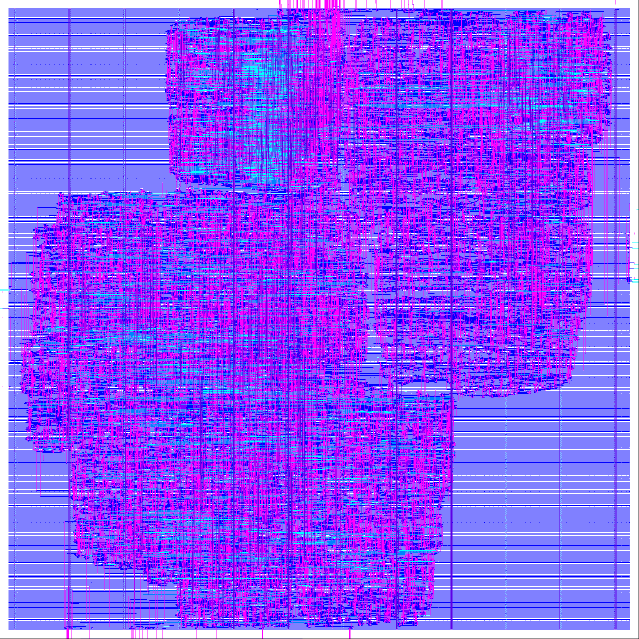
#> input picture visuals/v4_v6/00_hero_v6_gds_klayout.png, 1278 x 1278 px, given in place of 09a.png, which was not available (shown at 1/2 size)
$ python vis_caravel.py
#> lines starting #> are read from the running program, lines starting #| are printed output that depends on the picture
### physical_design/scripts/make_visuals.py
#!/usr/bin/env python3
"""Render REAL physical views (KLayout headless in the LibreLane image) and annotate with matplotlib.
Every PNG is produced from the DEF/GDS named in its caption; nothing is synthetic.
usage: make_visuals.py <spec_name|all>   (specs defined below; paths via env RUN_V4 RUN_FINAL GDS)"""
import json, os, subprocess, sys, re
import matplotlib; matplotlib.use("Agg")
import matplotlib.pyplot as plt, matplotlib.image as mpimg
from matplotlib.patches import Rectangle
H = os.path.expanduser("~"); OF = H + "/omega-fusion-tapeout"; VIS = OF + "/release/visuals"; TMP = VIS + "/_raw"
PDKV = "8afc8346a57fe1ab7934ba5a6056ea8b43078e71"; PDK = f"{H}/.ciel/ciel/sky130/versions/{PDKV}/sky130A"
IMG = "ghcr.io/librelane/librelane:3.0.11"
LEFS = [f"{PDK}/libs.ref/sky130_fd_sc_hd/techlef/sky130_fd_sc_hd__nom.tlef", f"{PDK}/libs.ref/sky130_fd_sc_hd/lef/sky130_fd_sc_hd.lef"]
os.makedirs(TMP, exist_ok=True)
RUNS = OF + "/openlane/omega_fusion_soc_v2/runs"
COL = {"li1": "#9a9a9a", "met1": "#2d6cdf", "met2": "#e0472b", "met3": "#2da84a", "met4": "#d9a400", "met5": "#8a3fc0"}

def klayout(path, views, lefs=True):
    """views: list of dict(out, layers, box, w, h)"""
#> (the call stopped at in klayout, `r = subprocess.run(cmd, capture_output=True, text=True)`: subprocess is not available in this run)
#> (the call stopped at in klayout, `r = subprocess.run(cmd, capture_output=True, text=True)`: subprocess is not available in this run)
    job = {"in": path, "lefs": LEFS if lefs else [], "views": views}
    jf = f"{TMP}/job_{abs(hash(path+str(views)))}.json"; json.dump(job, open(jf, "w"))
    cmd = ["docker", "run", "--rm", "--entrypoint", "", "-v", f"{H}:{H}", "-e", f"PDK={PDK}", "-e", f"HOME={H}", IMG,
           "klayout", "-zz", "-r", f"{OF}/release/scripts/render_klayout.py", "-rd", f"jobs={jf}"]
    r = subprocess.run(cmd, capture_output=True, text=True)
    if r.returncode or "saved" not in r.stdout: print(r.stdout[-500:], r.stderr[-800:]); raise SystemExit("klayout failed")

def annotate(raw, out, box, title, source, notes="", legend=None, extra=None, dpi=150):
#> called with dpi = 150
    img = mpimg.imread(raw)
#> img is the input picture: shape (1278, 1278, 3) float32; mean R, G, B 0.546, 0.326, 0.992
    fig, ax = plt.subplots(figsize=(11, 11.8), dpi=dpi)
    ax.imshow(img, extent=[box[0], box[2], box[1], box[3]], origin="upper", interpolation="nearest")
    ax.set_xlabel("x [µm]"); ax.set_ylabel("y [µm]")
    ax.set_title(title, fontsize=13, fontweight="bold", loc="left")
    if legend:
        from matplotlib.lines import Line2D
        ax.legend(handles=[Line2D([0], [0], color=c, lw=5, label=l) for l, c in legend], loc="upper right", fontsize=9, framealpha=.9)
    if extra: extra(ax)
    fig.text(0.01, 0.005, f"Source: {source}\n{notes}", fontsize=7.5, va="bottom", family="monospace")
    fig.subplots_adjust(bottom=0.09)
    fig.savefig(out, dpi=dpi); plt.close(fig); print("wrote", out)
#> after `fig.savefig(out, dpi=dpi)`:
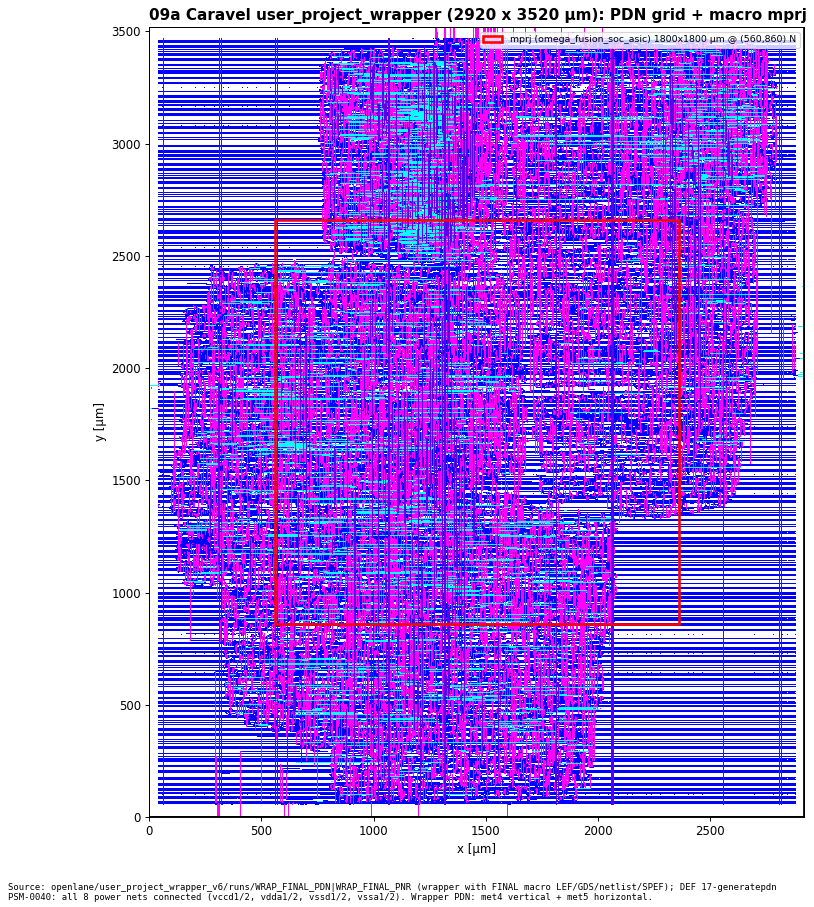
#> figure drawn by matplotlib, 1 panel

# [11 lines left out: function parse_def_pins, not called in this run]

def full_box(): return [0, 0, 1800, 1800]

### physical_design/scripts/vis_caravel.py
import sys; import os; sys.path.insert(0,os.path.dirname(os.path.abspath(__file__)))
from make_visuals import *
from matplotlib.patches import Rectangle
W = OF+"/openlane/user_project_wrapper_v6/runs/WRAP_FINAL_PNR"
pdn = OF+"/openlane/user_project_wrapper_v6/runs/WRAP_FINAL_PDN/17-openroad-generatepdn/user_project_wrapper.def"; drt = W+"/24-openroad-detailedrouting/user_project_wrapper.def"
lefs = LEFS+[OF+"/release/lef/omega_fusion_soc_asic.lef"]
import make_visuals; make_visuals.LEFS = lefs
box = [0,0,2920,3520]
klayout(pdn, [{"out":TMP+"/09a.png","layers":["met4","met5"],"box":box,"w":2200,"h":2650},{"out":TMP+"/09c.png","layers":["met1","met4","met5","OUTLINE"],"box":[500,800,800,1100],"w":2400,"h":2400}])
klayout(drt, [{"out":TMP+"/09b.png","layers":["met1","met2","met3","met4","met5"],"box":box,"w":2200,"h":2650}])
def mprj(ax):
    ax.add_patch(Rectangle((560,860),1800,1800,fill=False,ec="red",lw=2.2,label="mprj (omega_fusion_soc_asic) 1800x1800 µm @ (560,860) N"))
    ax.add_patch(Rectangle((0,0),2920,3520,fill=False,ec="black",lw=1.5)); ax.legend(loc="upper right",fontsize=8)
src = "openlane/user_project_wrapper_v6/runs/WRAP_FINAL_PDN|WRAP_FINAL_PNR (wrapper with FINAL macro LEF/GDS/netlist/SPEF)"
annotate(TMP+"/09a.png", VIS+"/09a_caravel_wrapper_pdn_mprj.png", box, "09a Caravel user_project_wrapper (2920 x 3520 µm): PDN grid + macro mprj", src+"; DEF 17-generatepdn", "PSM-0040: all 8 power nets connected (vccd1/2, vdda1/2, vssd1/2, vssa1/2). Wrapper PDN: met4 vertical + met5 horizontal.", [("met4","#d9a400"),("met5","#8a3fc0")], mprj)
annotate(TMP+"/09b.png", VIS+"/09b_caravel_wrapper_routed_overview.png", box, "09b Caravel wrapper after detailed routing: wrapper logic + signal routes to mprj", src+"; DEF 24-openroad-detailedrouting", "Route DRC 0; macro interior is opaque (LEF abstract).", [("met1","#2d6cdf"),("met2","#e0472b"),("met3","#2da84a"),("met4","#d9a400"),("met5","#8a3fc0")], mprj)
#> call 2 of annotate, with dpi = 150
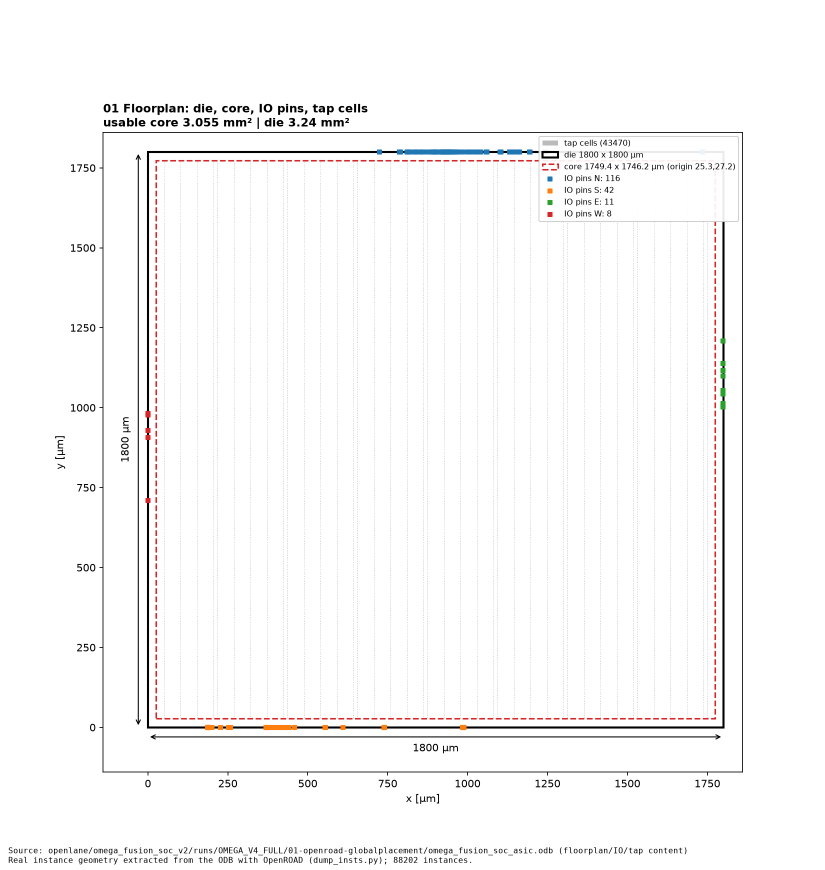
#> input picture visuals/v4_v6/01_floorplan_die_core_pins.png, 1650 x 1740 px, given in place of 09b.png, which was not available (shown at 1/2 size)
#> in annotate, img is the input picture: shape (1740, 1650, 4) float32; mean R, G, B, A 0.979, 0.977, 0.977, 1
#> in annotate (call 2), `fig.savefig(out, dpi=dpi)`:
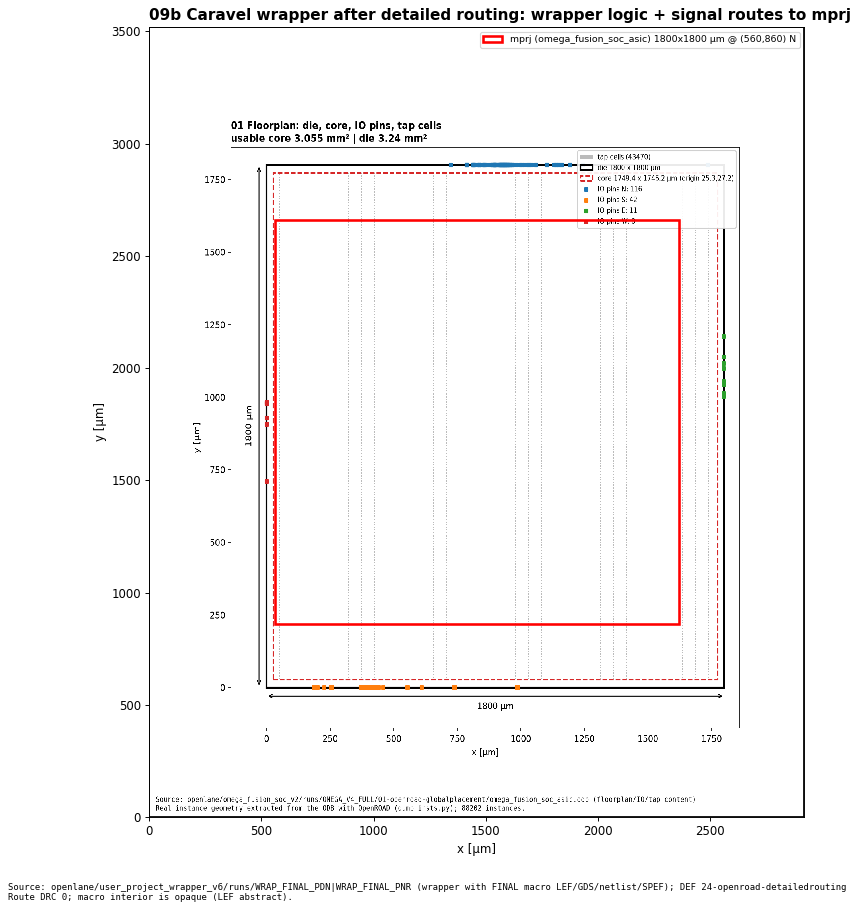
#> figure drawn by matplotlib, 1 panel
def corner(ax): ax.add_patch(Rectangle((560,860),1800,1800,fill=False,ec="red",lw=2))
annotate(TMP+"/09c.png", VIS+"/09c_caravel_macro_corner_power_connection.png", [500,800,800,1100], "09c Macro corner (560,860): wrapper met4/met5 power stripes over the mprj met4 straps", src, "Wrapper met5 stripes (purple) cross the macro's met4 VDD/VSS straps -> via4 stack; red = macro boundary.", [("met4","#d9a400"),("met5","#8a3fc0"),("met1","#2d6cdf")], corner)
#> call 3 of annotate, with dpi = 150
#> in annotate (call 3), `fig.savefig(out, dpi=dpi)`:
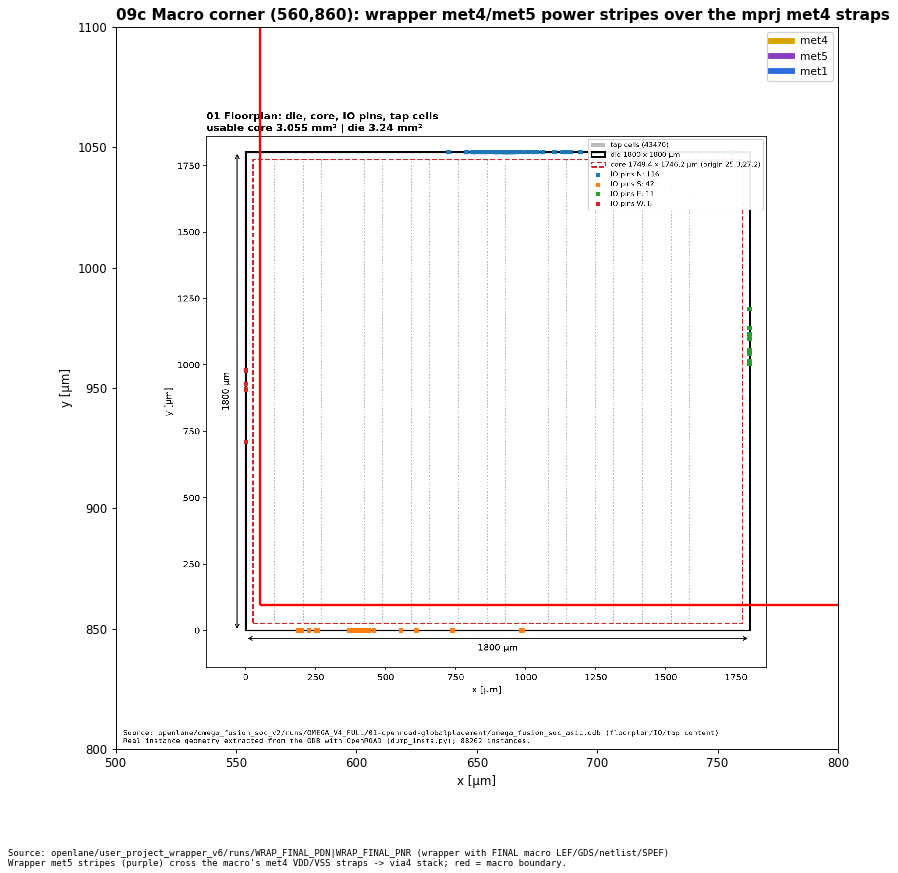
#> figure drawn by matplotlib, 1 panel
